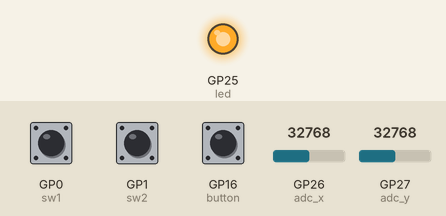
Simulated run of this program. Board: Raspberry Pi Pico running CircuitPython. Parts: output pins drawn as LEDs (lit = HIGH). The inputs (shaded band) are chosen by the test bench; at power-on: GP0 (sw1) HIGH, GP1 (sw2) HIGH, GP16 (button) HIGH, GP26 (adc_x) = 32768, GP27 (adc_y) = 32768 (analog values on the 0–65535 scale). Values from a settings file that is not in the repository are placeholders.

Above: at 0.1 s.
Timing chart, 0 to 1.6 s (numbered marks = the images above):
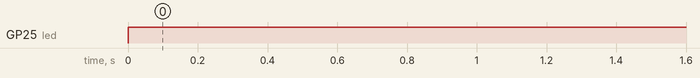

Measured:
- by itself, GP25 (led): LOW → HIGH at 0.00 s

The program:

code.py
```python
import os
import time
import board
from analogio import AnalogIn
from digitalio import DigitalInOut, Direction, Pull
import wifi
import socketpool

# Wi-Fi 接続情報
SSID = os.getenv("CIRCUITPY_WIFI_SSID")
PASSWORD = os.getenv("CIRCUITPY_WIFI_PASSWORD")

# UDP送信先
SERVER_IP = os.getenv("HIMO_SERVER_IP")
SERVER_PORT = int(os.getenv("HIMO_SERVER_PORT") or 5005)

if not SSID or not PASSWORD or not SERVER_IP:
    raise RuntimeError("CIRCUITPY/settings.toml にWi-Fiと送信先を設定してください")

RETRY_WAIT_SEC = 5

led = DigitalInOut(board.LED)
led.direction = Direction.OUTPUT
led.value = False

adc_x = AnalogIn(board.GP26)
adc_y = AnalogIn(board.GP27)
button = DigitalInOut(board.GP16)
button.pull = Pull.UP

sw1 = DigitalInOut(board.GP0)
sw1.pull = Pull.UP
sw2 = DigitalInOut(board.GP1)
sw2.pull = Pull.UP

def normalize(val):
    return (val - 32768) / 32768

def apply_deadzone(val, threshold=0.1):
    return 0 if abs(val) < threshold else val

while True:
    if not wifi.radio.ipv4_address:
        while not wifi.radio.ipv4_address:
            try:
                led.value = not led.value
                wifi.radio.connect(SSID, PASSWORD)
            except (ConnectionError, Exception):
                time.sleep(RETRY_WAIT_SEC)

        led.value = True
        pool = socketpool.SocketPool(wifi.radio)
        sock = pool.socket(pool.AF_INET, pool.SOCK_DGRAM)

    try:
        axis_x = apply_deadzone(normalize(adc_x.value))
        axis_y = apply_deadzone(normalize(adc_y.value))

        button_value = 1 if not button.value else 0
        sw1_value = 1 if not sw1.value else 0
        sw2_value = 1 if not sw2.value else 0

        msg = f"{axis_x:.3f},{axis_y:.3f},{button_value},{sw1_value},{sw2_value}"
        sock.sendto(msg.encode(), (SERVER_IP, SERVER_PORT))

        time.sleep(0.1)

    except OSError:
        if 'sock' in locals() and sock:
            sock.close()
        led.value = False
    except Exception:
        time.sleep(1)
```
